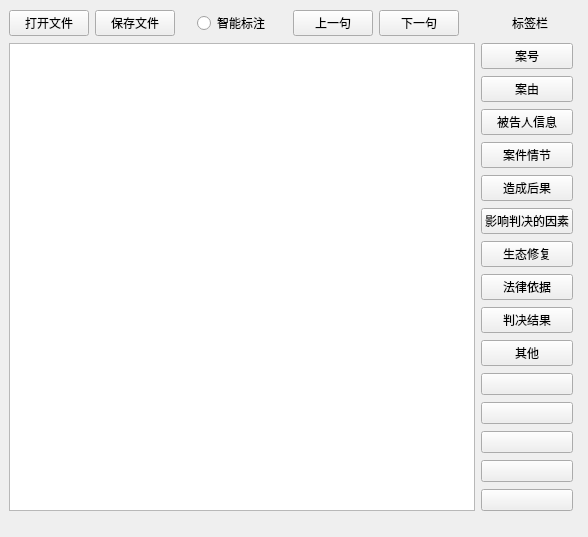
<?xml version="1.0" encoding="UTF-8"?>
<ui version="4.0">
 <class>MainWindow</class>
 <widget class="QMainWindow" name="MainWindow">
  <property name="geometry">
   <rect>
    <x>0</x>
    <y>0</y>
    <width>588</width>
    <height>537</height>
   </rect>
  </property>
  <property name="windowTitle">
   <string>Label v1.0</string>
  </property>
  <widget class="QWidget" name="centralwidget">
   <layout class="QGridLayout" name="gridLayout">
    <item row="11" column="11">
     <widget class="QPushButton" name="pushButton_7">
      <property name="text">
       <string>造成后果</string>
      </property>
     </widget>
    </item>
    <item row="20" column="11">
     <widget class="QPushButton" name="pushButton_16">
      <property name="text">
       <string/>
      </property>
     </widget>
    </item>
    <item row="19" column="11">
     <widget class="QPushButton" name="pushButton_15">
      <property name="text">
       <string/>
      </property>
     </widget>
    </item>
    <item row="17" column="11">
     <widget class="QPushButton" name="pushButton_13">
      <property name="text">
       <string/>
      </property>
     </widget>
    </item>
    <item row="10" column="11">
     <widget class="QPushButton" name="pushButton_6">
      <property name="text">
       <string>案件情节</string>
      </property>
     </widget>
    </item>
    <item row="12" column="11">
     <widget class="QPushButton" name="pushButton_8">
      <property name="text">
       <string>影响判决的因素</string>
      </property>
     </widget>
    </item>
    <item row="0" column="8">
     <widget class="QPushButton" name="pushButton_19">
      <property name="text">
       <string>下一句</string>
      </property>
     </widget>
    </item>
    <item row="0" column="2">
     <spacer name="horizontalSpacer_8">
      <property name="orientation">
       <enum>Qt::Horizontal</enum>
      </property>
      <property name="sizeHint" stdset="0">
       <size>
        <width>40</width>
        <height>20</height>
       </size>
      </property>
     </spacer>
    </item>
    <item row="7" column="11">
     <widget class="QPushButton" name="pushButton_3">
      <property name="text">
       <string>案号</string>
      </property>
      <property name="iconSize">
       <size>
        <width>25</width>
        <height>25</height>
       </size>
      </property>
     </widget>
    </item>
    <item row="0" column="9">
     <spacer name="horizontalSpacer_6">
      <property name="orientation">
       <enum>Qt::Horizontal</enum>
      </property>
      <property name="sizeHint" stdset="0">
       <size>
        <width>40</width>
        <height>20</height>
       </size>
      </property>
     </spacer>
    </item>
    <item row="9" column="11">
     <widget class="QPushButton" name="pushButton_5">
      <property name="text">
       <string>被告人信息</string>
      </property>
     </widget>
    </item>
    <item row="16" column="11">
     <widget class="QPushButton" name="pushButton_12">
      <property name="text">
       <string>其他</string>
      </property>
     </widget>
    </item>
    <item row="18" column="11">
     <widget class="QPushButton" name="pushButton_14">
      <property name="text">
       <string/>
      </property>
     </widget>
    </item>
    <item row="0" column="4">
     <widget class="QRadioButton" name="radioButton">
      <property name="text">
       <string>智能标注</string>
      </property>
     </widget>
    </item>
    <item row="0" column="3">
     <spacer name="horizontalSpacer_2">
      <property name="orientation">
       <enum>Qt::Horizontal</enum>
      </property>
      <property name="sizeHint" stdset="0">
       <size>
        <width>40</width>
        <height>20</height>
       </size>
      </property>
     </spacer>
    </item>
    <item row="0" column="1">
     <widget class="QPushButton" name="pushButton_2">
      <property name="text">
       <string>保存文件</string>
      </property>
     </widget>
    </item>
    <item row="0" column="0">
     <widget class="QPushButton" name="pushButton">
      <property name="text">
       <string>打开文件</string>
      </property>
     </widget>
    </item>
    <item row="8" column="11">
     <widget class="QPushButton" name="pushButton_4">
      <property name="text">
       <string>案由</string>
      </property>
     </widget>
    </item>
    <item row="0" column="5">
     <spacer name="horizontalSpacer_3">
      <property name="orientation">
       <enum>Qt::Horizontal</enum>
      </property>
      <property name="sizeHint" stdset="0">
       <size>
        <width>40</width>
        <height>20</height>
       </size>
      </property>
     </spacer>
    </item>
    <item row="15" column="11">
     <widget class="QPushButton" name="pushButton_11">
      <property name="text">
       <string>判决结果</string>
      </property>
     </widget>
    </item>
    <item row="0" column="11" colspan="2">
     <widget class="QLabel" name="label">
      <property name="text">
       <string>标签栏</string>
      </property>
      <property name="alignment">
       <set>Qt::AlignCenter</set>
      </property>
     </widget>
    </item>
    <item row="21" column="11">
     <widget class="QPushButton" name="pushButton_17">
      <property name="text">
       <string/>
      </property>
     </widget>
    </item>
    <item row="0" column="6">
     <spacer name="horizontalSpacer_7">
      <property name="orientation">
       <enum>Qt::Horizontal</enum>
      </property>
      <property name="sizeHint" stdset="0">
       <size>
        <width>40</width>
        <height>20</height>
       </size>
      </property>
     </spacer>
    </item>
    <item row="13" column="11">
     <widget class="QPushButton" name="pushButton_9">
      <property name="text">
       <string>生态修复</string>
      </property>
     </widget>
    </item>
    <item row="0" column="7">
     <widget class="QPushButton" name="pushButton_18">
      <property name="text">
       <string>上一句</string>
      </property>
     </widget>
    </item>
    <item row="0" column="10">
     <spacer name="horizontalSpacer_5">
      <property name="orientation">
       <enum>Qt::Horizontal</enum>
      </property>
      <property name="sizeHint" stdset="0">
       <size>
        <width>40</width>
        <height>20</height>
       </size>
      </property>
     </spacer>
    </item>
    <item row="14" column="11">
     <widget class="QPushButton" name="pushButton_10">
      <property name="text">
       <string>法律依据</string>
      </property>
     </widget>
    </item>
    <item row="7" column="0" rowspan="15" colspan="11">
     <widget class="QTextEdit" name="textEdit"/>
    </item>
   </layout>
  </widget>
 </widget>
 <resources/>
 <connections/>
</ui>
